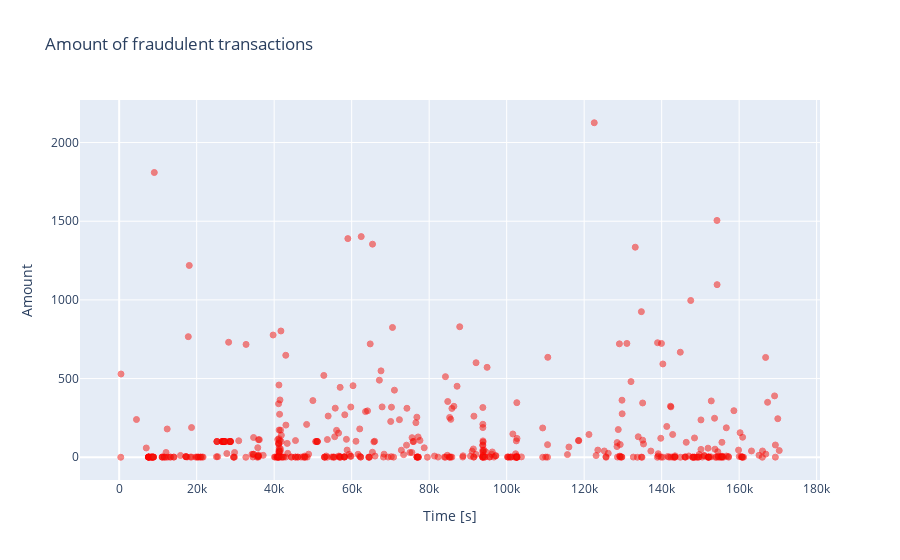

Source (notebook cell):
### Markdown cell above
Valid transactions have a higher mean value, larger first quartile (Q1), smaller third and fourth quartiles (Q3 and Q4), and more significant outliers. On the other hand, fraudulent transactions have a smaller Q1 and mean value, larger Q4, and fewer significant outliers.

We will create a graph showing the amount of fraudulent transactions plotted against time, which is measured in seconds from the beginning of the 48-hour time period.

### Code cell
fraud = credit_card.loc[credit_card['Class'] == 1]

trace = go.Scatter(
    x = fraud['Time'],y = fraud['Amount'],
    name="Amount",
    marker=dict(
        color='rgb(238,23,11)',
        line=dict(
            color='red',
            width=1),
            opacity=0.5),
    text = fraud['Amount'],
    mode = "markers",
)
data = [trace]
layout = dict(title = 'Amount of fraudulent transactions',
                xaxis = dict(title = 'Time [s]', showticklabels=True),
                yaxis = dict(title = 'Amount'),
                hovermode='closest'
)
fig = dict(data=data, layout=layout)
iplot(fig, filename='fraud-amount')

### Figure 1 — Plotly figure (JSON) as saved in the notebook; plotly's stock layout.template omitted (floating-point values rounded to 4 significant figures; data arrays with more than 128 entries replaced by an {"elided": "..."} marker saying what was removed)
{"data": [{"marker": {"color": "rgb(238,23,11)", "line": {"color": "red", "width": 1}, "opacity": 0.5}, "mode": "markers", "name": "Amount", "text": {"elided": "473 float values"}, "type": "scatter", "x": {"elided": "473 int values"}, "y": {"elided": "473 float values"}}], "layout": {"hovermode": "closest", "title": {"text": "Amount of fraudulent transactions"}, "xaxis": {"showticklabels": true, "title": {"text": "Time [s]"}}, "yaxis": {"title": {"text": "Amount"}}}}
